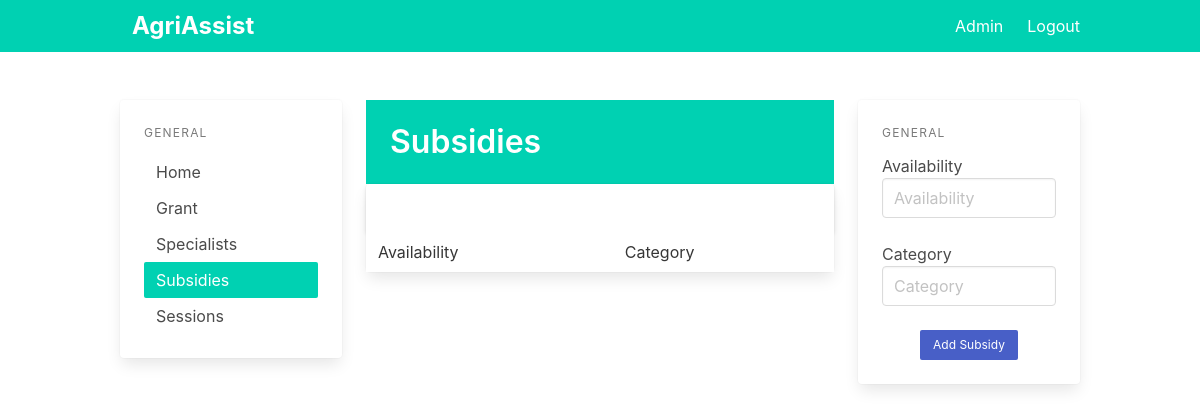
Before: /subsidies (signed in) with the older database file.
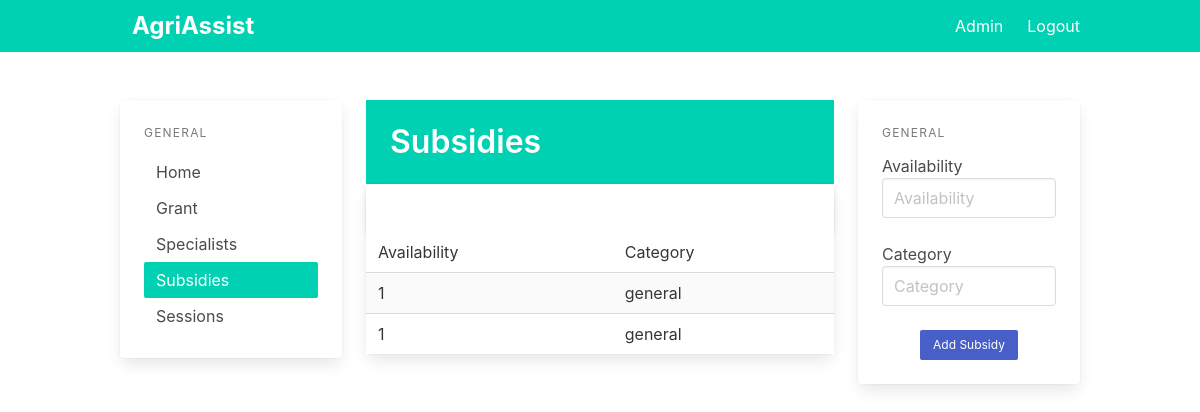
After: the same page with the newer database file.
### app/models.py (models this page shows)
class Subsidy(db.Model):
    id = db.Column(db.Integer, primary_key=True)
    availability = db.Column(db.String(100))
    category = db.Column(db.String(100))

### app/pages.py (the view, shortened to what this page needs)
@page.route('/subsidies', methods=['POST', 'GET'])
@login_required
def subsidies():
    subsidies = Subsidy.query.all()
    return render_template('subsidies.html', subsidies=subsidies)

### app/__init__.py (called while the page is built)
def create_app():
    app = Flask(__name__)
    app.config.from_pyfile('settings.py')
    app.config["FLASK_DEBUG"] = True
    app.config['SECRET_KEY'] = 'secret-key-goes-here'
    app.config['SQLALCHEMY_DATABASE_URI'] = 'sqlite:///db.sqlite'
    db.init_app(app)
    login_manager = LoginManager()
    login_manager.login_view = 'auth.login'
    login_manager.init_app(app)
    from .models import Admin
    @login_manager.user_loader
    def load_user(user_id):
        return Admin.query.get(int(user_id))
    with app.app_context():
        db.create_all()
    from .auth import auth as auth_blueprint
    app.register_blueprint(auth_blueprint)
    from .pages import page as page_blueprint
    app.register_blueprint(page_blueprint)
    from .main import main as main_blueprint
    app.register_blueprint(main_blueprint)
    return app

### app/templates/subsidies.html (shortened to what this page needs)
{% extends "base.html" %}
{% block content %}
<div class="columns">
    <div class="column is-3">
        <div class="card">
            <aside class="menu is-hidden-mobile card-content">
                <p class="menu-label">
                    General
                </p>
                <ul class="menu-list">
                    <li><a href="/">Home</a></li>
                    <li><a href="{{ url_for('page.grants') }}">Grant</a></li>
                    <li><a href="{{ url_for('page.specialists') }}">Specialists</a></li>
                    <li><a href="{{ url_for('page.subsidies') }}"
                            class="has-background-primary has-text-white">Subsidies</a></li>
                    <li><a href="{{ url_for('page.sessions') }}">Sessions</a></li>
                </ul>
            </aside>
        </div>
    </div>
    <div class="column is-6">
        <section class="hero is-primary welcome is-small">
            <div class="hero-body">
                <div class="">
                    <h1 class="title">
                        Subsidies
                    </h1>
                </div>
            </div>
        </section>
        <div class="is-3">
            <div class="card events-card">
                <header class="card-header">
                    <a href="#" class="card-header-icon" aria-label="more options">
                        <span class="icon">
                        </span>
                    </a>
                </header>
                <div class="card-table">
                    <div class="content">
                        <table class="table is-fullwidth is-striped">
                            <tbody>
                                <tr>
                                    <td>Availability</td>
                                    <td>Category</td>
                                </tr>
                                {% for subsidy in subsidies %}
                                <tr>
                                    <td>{{subsidy.availability}}</td>
                                    <td>{{subsidy.category}}</td>
                                </tr>
                                {% endfor %}
                            </tbody>
                        </table>
                    </div>
                </div>
            </div>
        </div>
        <br />
    </div>
    <div class="column is-3">
        <div class="card">
            <div class="card-content">
                <div class="content">
                    <aside class="menu is-hidden-mobile">
                        <p class="menu-label">
                            General
                        </p>
                        <div class="file is-centered is-boxed is-success has-name">
                            <form method="POST">
                                <label class="file-label">
                                    <div class="control">
                                        <label>Availability</label>
                                        <input class="input" type="text" placeholder="Availability" name="availability">
                                    </div>
                                    <br />
                                    <div class="control">
                                        <label>Category</label>
                                        <input class="input" type="text" placeholder="Category" name="category">
                                    </div>
                                    <br />
                                    <div class="field is-grouped is-grouped-centered">
                                        <p class="control">
                                            <input type="submit" value="Add Subsidy"
                                                class="button is-primary is-link is-small">
                                        </p>
                                    </div>
                                </label>
                            </form>
                        </div>
                    </aside>
                </div>
            </div>
        </div>
    </div>
</div>
{% endblock %}

Changed rows visible on the page:
added Subsidy: availability "1", category "general"
added Subsidy: availability "1", category "general"
